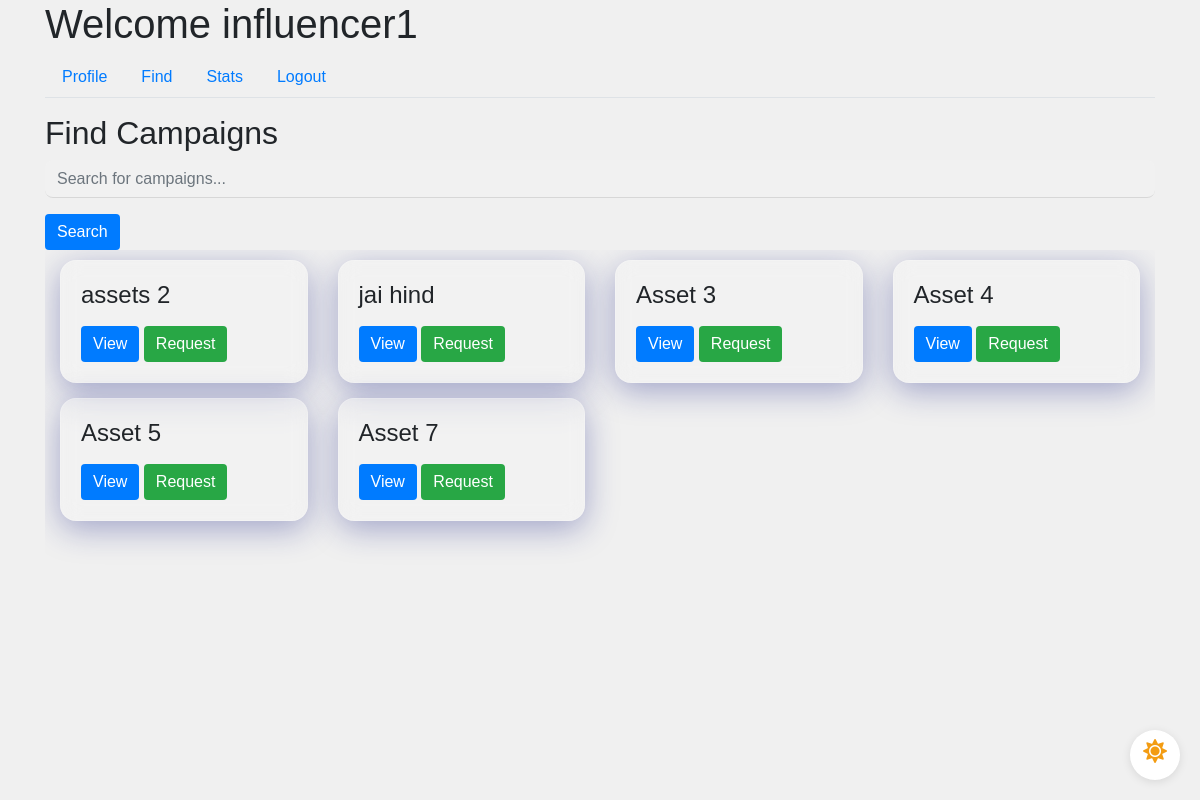
Page /influencer/find (signed in) on the committed database.
### app/models.py (models this page shows, shortened)
class User(UserMixin, db.Model):
    id = db.Column(db.Integer, primary_key=True)
    username = db.Column(db.String(64), unique=True, nullable=False)
    email = db.Column(db.String(120), unique=True, nullable=False)
    password_hash = db.Column(db.String(128), nullable=False)
    role = db.Column(db.String(20), nullable=False)
    industry = db.Column(db.String(120))  # For Sponsors
    platforms = db.Column(db.Text)  # For Influencers
    category = db.Column(db.String(120))  # For Influencers
    niche = db.Column(db.String(120))  # For Influencers
    profile_pic = db.Column(db.String(20), nullable=False, default='download.png')
    flag = db.Column(db.Boolean, default=False, nullable=False)  # Add flag column

class Campaign(db.Model):
    id = db.Column(db.Integer, primary_key=True)
    name = db.Column(db.String(100), nullable=False)
    description = db.Column(db.Text, nullable=False)
    budget = db.Column(db.Float, nullable=False)
    visibility = db.Column(db.String(10), nullable=False)  # 'public', 'private'
    start_date = db.Column(db.Date, nullable=False)
    end_date = db.Column(db.Date, nullable=False)
    user_id = db.Column(db.Integer, db.ForeignKey('user.id'), nullable=False)
    ad_requests = db.relationship('AdRequest', backref='campaign', lazy=True)
    flag = db.Column(db.Boolean, default=False, nullable=False)  # Add flag column

### app/routes.py (the view)
@main.route('/influencer/find')
@login_required
def influencer_find():
    if current_user.role == 'influencer':
        search_query = request.args.get('search', '')
        if search_query:
            active_campaigns = Campaign.query.filter(and_(Campaign.name.ilike(f'%{search_query}%'), Campaign.visibility=='public')).all()
        else:
            active_campaigns = Campaign.query.filter_by(visibility='public').all()
        return render_template('influencer_find.html', influencer=current_user, active_campaigns=active_campaigns)
    return redirect(url_for('main.dashboard'))

### app/models.py (called while the page is built)
@login_manager.user_loader
def load_user(user_id):
    return User.query.get(int(user_id))

### app/templates/influencer_find.html (shortened to what this page needs)
{% extends "influencer_dashboard.html" %}
{% block tab_content %}
<h2>Find Campaigns</h2>
<form method="GET" action="{{ url_for('main.influencer_find') }}">
    <div class="form-group">
        <input type="text" name="search" class="form-control" placeholder="Search for campaigns...">
    </div>
    <button type="submit" class="btn btn-primary">Search</button>
</form>
<div class="scrollable-container scrollable-container-custom-height-infl-4">
    <div class="row-container">
        {% for campaign in active_campaigns %}
        <div class="col-md-3">
            <div class="request-box card glassmorphism">
                <div class="card-body">
                    <h4 class="card-title">{{ campaign.name }}</h4>
                    <button class="btn btn-primary" data-toggle="modal" data-target="#campaignModal" data-id="{{ campaign.id }}">View</button>
                    {% if campaign.flag == 0 and current_user.flag == 0 %}
                        <a href="{{ url_for('main.new_ad_request_infl', campaign_id=campaign.id, influencer_id=influencer.id) }}" class="btn btn-success">Request</a>
                    {% endif %}
                </div>
            </div>
        </div>
        {% endfor %}
    </div>
{% endblock %}

### app/templates/influencer_dashboard.html (shortened to what this page needs)
{% extends "base.html" %}
{% block content %}
<div class="dark-mode-toggle">
    <label for="darkSwitch" class="toggle-label">
        <i class="fas fa-sun light-mode-icon"></i>
    </label>
</div>
<h1>Welcome {{ current_user.username }}</h1>
<ul class="nav nav-tabs">
    <li class="nav-item">
        <a class="nav-link" href="{{ url_for('main.influencer_profile') }}">Profile</a>
    </li>
    <li class="nav-item">
        <a class="nav-link" href="{{ url_for('main.influencer_find') }}">Find</a>
    </li>
    <li class="nav-item">
        <a class="nav-link" href="{{ url_for('main.influencer_stats') }}">Stats</a>
    </li>
    <li class="nav-item">
        <a class="nav-link" href="{{ url_for('main.logout') }}">Logout</a>
    </li>
</ul>
<div class="tab-content mt-3">
    {% block tab_content %}{% endblock %}
</div>
{% endblock %}

### app/static/css/styles.css (style rules this page uses)
.scrollable-container { display: flex; flex-direction: column; overflow-y: auto; height: 255px; scroll-snap-type: y mandatory; }
.scrollable-container-custom-height-infl-4 { height: 400px; }
.row-container { display: flex; flex-wrap: wrap; margin-top: 10px; }
.row-container > .col-md-3 { flex: 0 0 25%; box-sizing: border-box; scroll-snap-align: start; margin-bottom: 15px; }
body { font-family: 'Arial', sans-serif; background-color: #f0f0f0; margin: 0; padding: 0; transition: background-color 0.3s; }
.glassmorphism { background: rgba(255, 255, 255, 0.15); border-radius: 16px; backdrop-filter: blur(10px); -webkit-backdrop-filter: blur(10px); box-shadow: 0 8px 32px rgba(31, 38, 135, 0.37); border: 1px solid rgba(255, 255, 255, 0.18); transition: all 0.3s ease-in-out; }
.form-control { border: none; border-bottom: 1px solid rgba(0, 0, 0, 0.1); background-color: rgba(255, 255, 255, 0.1); border-radius: 8px; color: #333; transition: border-color 0.3s; }
.btn-primary { background-color: #007bff; border: none; }
.btn-success { background-color: #28a745; border: none; }
.dark-mode-toggle { position: fixed; bottom: 20px; right: 20px; width: 50px; height: 50px; border-radius: 50%; background-color: #fff; box-shadow: 0 2px 10px rgba(0, 0, 0, 0.1); display: flex; align-items: center; justify-content: center; cursor: pointer; z-index: 1000; }
.toggle-label { display: flex; align-items: center; justify-content: center; width: 100%; height: 100%; cursor: pointer; position: relative; }
.light-mode-icon, .dark-mode-icon { position: absolute; font-size: 24px; }
.light-mode-icon { color: #f39c12; opacity: 1; transition: opacity 0.3s; }

### rows in the picture
User: username "influencer1"
Campaign: name "assets 2"
Campaign: name "jai hind"
Campaign: name "Asset 3"
Campaign: name "Asset 4"
Campaign: name "Asset 5"
Campaign: name "Asset 7"
